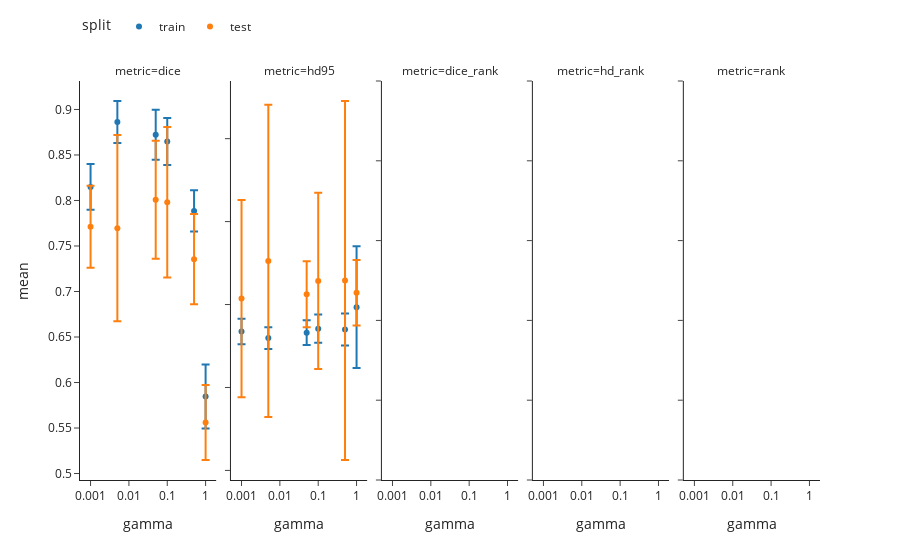

Notebook code cell kept with this figure:
### Code cell
fig = px.scatter(res, x='gamma', y='mean', facet_col='metric', color='split', error_y='std')

top_h_legend = dict(orientation='h', yanchor="bottom", y=1.1)
fig.update_layout(legend=top_h_legend)

fig.update_yaxes(matches=None)
fig.update_xaxes(type='log')

fig.show()

### Figure 1 — Plotly figure (JSON) as saved in the notebook; plotly's stock layout.template omitted (floating-point values rounded to 4 significant figures)
{"data": [{"error_y": {"array": [0.02494, 0.0252, 0.02316, 0.02736, 0.02586, 0.02261, 0.03512]}, "hovertemplate": "split=train<br>metric=dice<br>gamma=%{x}<br>mean=%{y}<extra></extra>", "legendgroup": "train", "marker": {"color": "#1F77B4", "symbol": "circle"}, "mode": "markers", "name": "train", "orientation": "v", "showlegend": true, "type": "scatter", "x": [0, 0.001, 0.005, 0.05, 0.1, 0.5, 1], "xaxis": "x", "y": [0.8802, 0.8149, 0.8862, 0.8722, 0.8648, 0.7885, 0.5847], "yaxis": "y"}, {"error_y": {"array": [0.6678, 0.7715, 0.6578, 0.7461, 0.8492, 0.9582, 3.672]}, "hovertemplate": "split=train<br>metric=hd95<br>gamma=%{x}<br>mean=%{y}<extra></extra>", "legendgroup": "train", "marker": {"color": "#1F77B4", "symbol": "circle"}, "mode": "markers", "name": "train", "orientation": "v", "showlegend": false, "type": "scatter", "x": [0, 0.001, 0.005, 0.05, 0.1, 0.5, 1], "xaxis": "x2", "y": [3.082, 3.375, 2.976, 3.301, 3.547, 3.496, 4.838], "yaxis": "y2"}, {"error_y": {"array": [0.09411, 0.04512, 0.1024, 0.06484, 0.08267, 0.04962, 0.04128]}, "hovertemplate": "split=test<br>metric=dice<br>gamma=%{x}<br>mean=%{y}<extra></extra>", "legendgroup": "test", "marker": {"color": "#FF7F0E", "symbol": "circle"}, "mode": "markers", "name": "test", "orientation": "v", "showlegend": true, "type": "scatter", "x": [0, 0.001, 0.005, 0.05, 0.1, 0.5, 1], "xaxis": "x", "y": [0.7683, 0.7712, 0.7696, 0.8008, 0.798, 0.7355, 0.5561], "yaxis": "y"}, {"error_y": {"array": [8.967, 5.946, 9.414, 1.989, 5.314, 10.82, 1.975]}, "hovertemplate": "split=test<br>metric=hd95<br>gamma=%{x}<br>mean=%{y}<extra></extra>", "legendgroup": "test", "marker": {"color": "#FF7F0E", "symbol": "circle"}, "mode": "markers", "name": "test", "orientation": "v", "showlegend": false, "type": "scatter", "x": [0, 0.001, 0.005, 0.05, 0.1, 0.5, 1], "xaxis": "x2", "y": [7.701, 5.358, 7.628, 5.616, 6.423, 6.449, 5.715], "yaxis": "y2"}, {"error_y": {"array": [null, null, null, null, null, null, null]}, "hovertemplate": "split=<br>metric=dice_rank<br>gamma=%{x}<br>mean=%{y}<extra></extra>", "legendgroup": "", "marker": {"color": "#2CA02C", "symbol": "circle"}, "mode": "markers", "name": "", "orientation": "v", "showlegend": false, "type": "scatter", "x": [0, 0.001, 0.005, 0.05, 0.1, 0.5, 1], "xaxis": "x3", "y": [null, null, null, null, null, null, null], "yaxis": "y3"}, {"error_y": {"array": [null, null, null, null, null, null, null]}, "hovertemplate": "split=<br>metric=hd_rank<br>gamma=%{x}<br>mean=%{y}<extra></extra>", "legendgroup": "", "marker": {"color": "#2CA02C", "symbol": "circle"}, "mode": "markers", "name": "", "orientation": "v", "showlegend": false, "type": "scatter", "x": [0, 0.001, 0.005, 0.05, 0.1, 0.5, 1], "xaxis": "x4", "y": [null, null, null, null, null, null, null], "yaxis": "y4"}, {"error_y": {"array": [null, null, null, null, null, null, null]}, "hovertemplate": "split=<br>metric=rank<br>gamma=%{x}<br>mean=%{y}<extra></extra>", "legendgroup": "", "marker": {"color": "#2CA02C", "symbol": "circle"}, "mode": "markers", "name": "", "orientation": "v", "showlegend": false, "type": "scatter", "x": [0, 0.001, 0.005, 0.05, 0.1, 0.5, 1], "xaxis": "x5", "y": [null, null, null, null, null, null, null], "yaxis": "y5"}], "layout": {"annotations": [{"font": {}, "showarrow": false, "text": "metric=dice", "x": 0.092, "xanchor": "center", "xref": "paper", "y": 1, "yanchor": "bottom", "yref": "paper"}, {"font": {}, "showarrow": false, "text": "metric=hd95", "x": 0.296, "xanchor": "center", "xref": "paper", "y": 1, "yanchor": "bottom", "yref": "paper"}, {"font": {}, "showarrow": false, "text": "metric=dice_rank", "x": 0.5, "xanchor": "center", "xref": "paper", "y": 1, "yanchor": "bottom", "yref": "paper"}, {"font": {}, "showarrow": false, "text": "metric=hd_rank", "x": 0.704, "xanchor": "center", "xref": "paper", "y": 1, "yanchor": "bottom", "yref": "paper"}, {"font": {}, "showarrow": false, "text": "metric=rank", "x": 0.908, "xanchor": "center", "xref": "paper", "y": 1, "yanchor": "bottom", "yref": "paper"}], "legend": {"orientation": "h", "title": {"text": "split"}, "tracegroupgap": 0, "y": 1.1, "yanchor": "bottom"}, "margin": {"t": 60}, "xaxis": {"anchor": "y", "domain": [0, 0.184], "title": {"text": "gamma"}, "type": "log"}, "xaxis2": {"anchor": "y2", "domain": [0.204, 0.388], "matches": "x", "title": {"text": "gamma"}, "type": "log"}, "xaxis3": {"anchor": "y3", "domain": [0.408, 0.592], "matches": "x", "title": {"text": "gamma"}, "type": "log"}, "xaxis4": {"anchor": "y4", "domain": [0.612, 0.796], "matches": "x", "title": {"text": "gamma"}, "type": "log"}, "xaxis5": {"anchor": "y5", "domain": [0.816, 1], "matches": "x", "title": {"text": "gamma"}, "type": "log"}, "yaxis": {"anchor": "x", "domain": [0, 1], "title": {"text": "mean"}}, "yaxis2": {"anchor": "x2", "domain": [0, 1], "showticklabels": false}, "yaxis3": {"anchor": "x3", "domain": [0, 1], "showticklabels": false}, "yaxis4": {"anchor": "x4", "domain": [0, 1], "showticklabels": false}, "yaxis5": {"anchor": "x5", "domain": [0, 1], "showticklabels": false}}}
